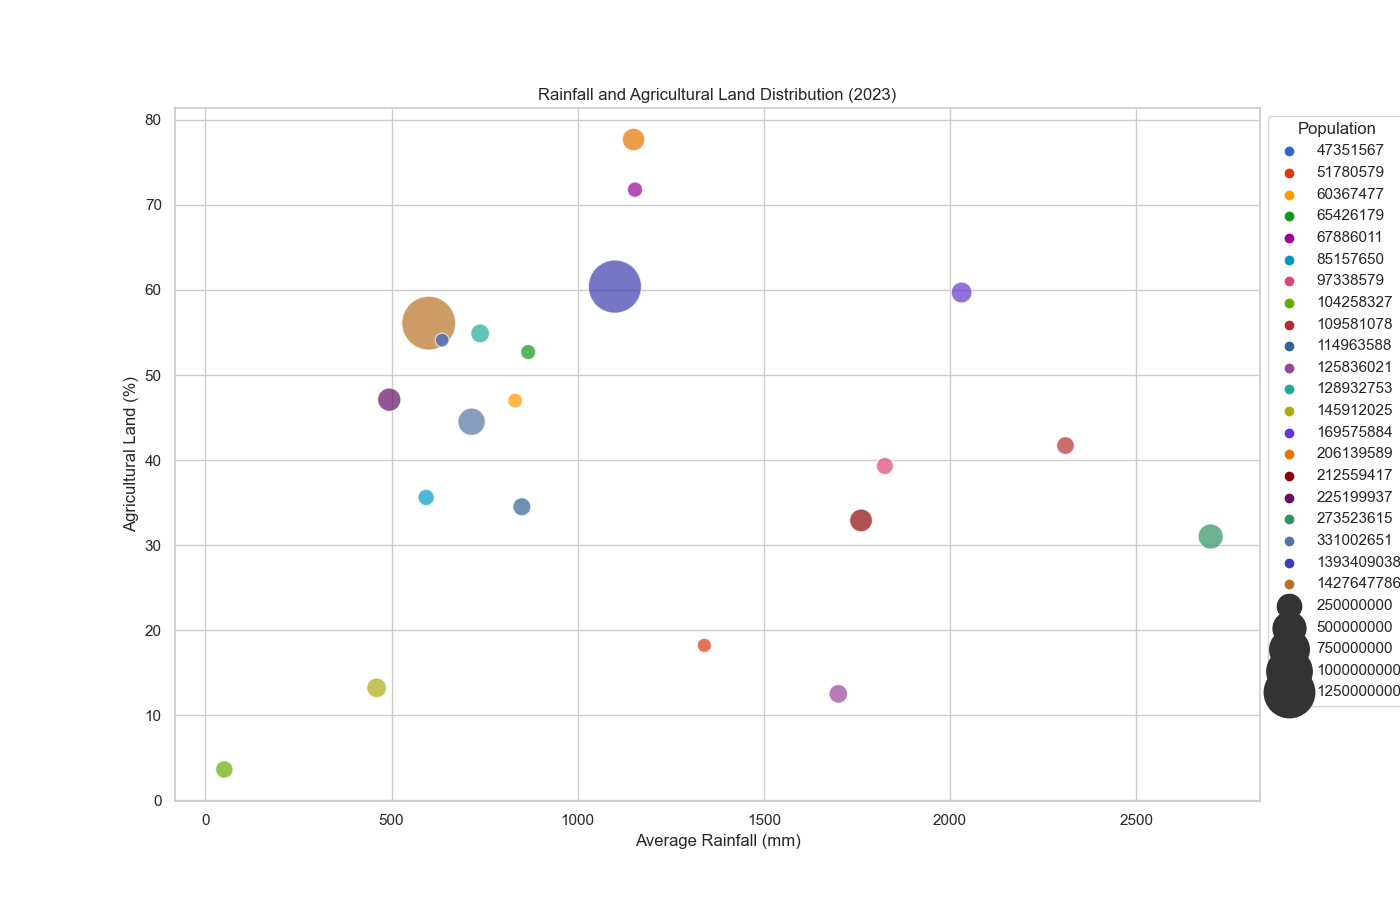

Write Python code to recreate this figure.

import seaborn as sns
import matplotlib.pyplot as plt
import pandas as pd

data = {
    "Country": ["China", "India", "United States", "Indonesia", "Brazil", "Pakistan", "Nigeria", "Bangladesh", "Russia", "Mexico", "Japan", "Ethiopia", "Philippines", "Egypt", "Vietnam", "South Korea", "Turkey", "France", "United Kingdom", "Italy", "Spain"],
    "Year": [2023] * 21,
    "Population": [1427647786, 1393409038, 331002651, 273523615, 212559417, 225199937, 206139589, 169575884, 145912025, 128932753, 125836021, 114963588, 109581078, 104258327, 97338579, 51780579, 85157650, 65426179, 67886011, 60367477, 47351567],
    "Average Rainfall (mm)": [600, 1100, 715, 2700, 1761, 494, 1150, 2031, 460, 738, 1700, 850, 2310, 51, 1825, 1340, 593, 867, 1154, 832, 636],
    "Agricultural Land (%)": [56.1, 60.4, 44.5, 31.0, 32.9, 47.1, 77.7, 59.7, 13.2, 54.9, 12.5, 34.5, 41.7, 3.6, 39.3, 18.2, 35.6, 52.7, 71.8, 47.0, 54.1]
}

df = pd.DataFrame(data)

plt.figure(figsize=(14, 9))
bubble_chart = sns.scatterplot(data=df, x="Average Rainfall (mm)", y="Agricultural Land (%)",
                               size="Population", sizes=(100, 1500), alpha=0.7,
                               hue="Population", palette=["#3366cc", "#dc3912", "#ff9900", "#109618", "#990099", "#0099c6", "#dd4477", "#66aa00", "#b82e2e", "#316395", "#994499", "#22aa99", "#aaaa11", "#6633cc", "#e67300", "#8b0707", "#651067", "#329262", "#5574a6", "#3b3eac", "#b77322"])

bubble_chart.legend(loc='upper left', bbox_to_anchor=(1, 1), title='Population')

plt.title('Rainfall and Agricultural Land Distribution (2023)')
plt.xlabel('Average Rainfall (mm)')
plt.ylabel('Agricultural Land (%)')

plt.show()
